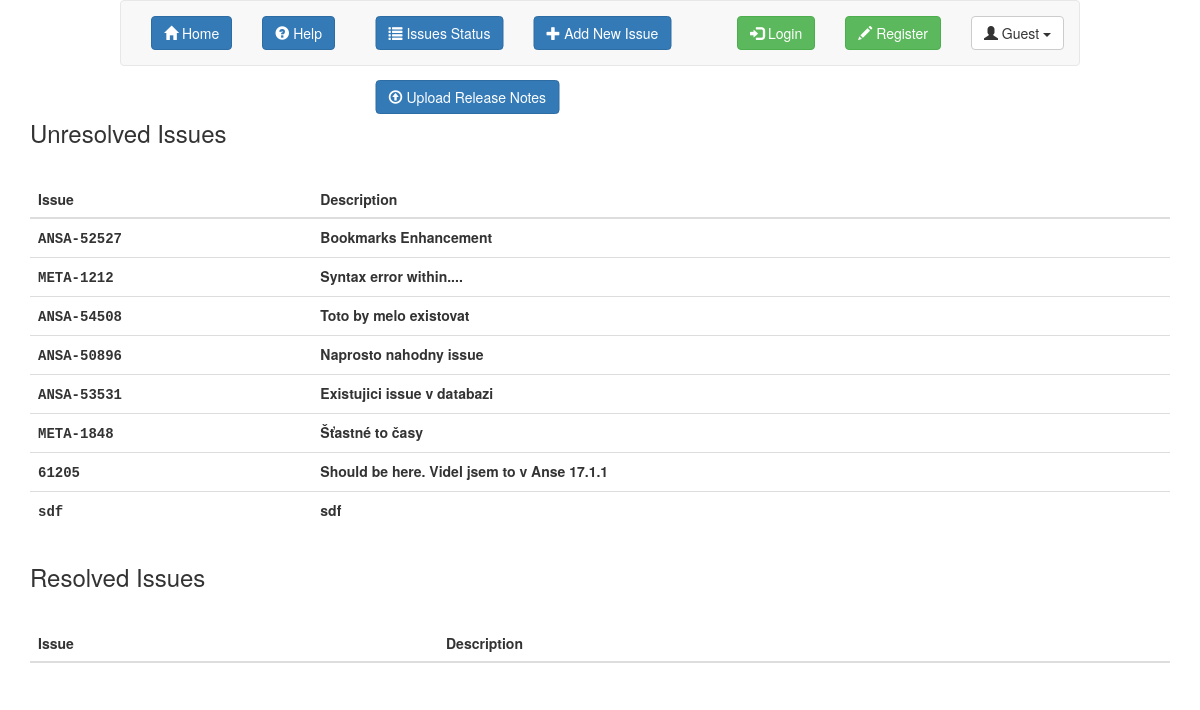
The page /issue_status/ on the database its author committed.
### tables this page shows
CREATE TABLE issues (
  id INTEGER PRIMARY KEY autoincrement,
  issue TEXT not null,
  description TEXT not null);

### __init__.py (the view)
@app.route('/issue_status/')
def issue_status():
    cur, db = get_db(cursor=True)
    issues = cur.execute("SELECT * FROM issues").fetchall()
    resolved, unresolved = [], []
    for row in issues:
        idx, issue, description = row
        found = cur.execute("SELECT * FROM resolvedIssues WHERE issue = ?", [issue]).fetchall()
        if len(found) > 0:
            resolved.append(row)
        else:
            unresolved.append(row)
    return render_template('issue_status.html', resolved=resolved, unresolved=unresolved)

### __init__.py (called while the page is built)
def connect_db():
    rv = sqlite3.connect(app.config['DATABASE'])
    rv.row_factory = sqlite3.Row
    return rv

def get_db(cursor=False):
    if not hasattr(g, 'sqlite_db'):
        g.sqlite_db = connect_db()
    if cursor:
        c = g.sqlite_db.cursor()
        return c, g.sqlite_db
    return g.sqlite_db

### templates/issue_status.html (shortened to what this page needs)
{% extends "header.html" %}
{% block body %}
<h3>Unresolved Issues</h3>
<table class="table table-hover">
  <thead>
    <tr>
      <th>Issue</th>
      <th>Description</th>
    </tr>
  </thead>
  <tbody>
    {% for data in unresolved %}
      {% set issue = data[1] %}
      {% set description = data[2] %}
      <tr>
        <th><spam style="font-family: monospace;">{{ issue }}</spam></th>
        <th>{{ description }}</th>
      </tr>
    {% endfor %}
  </tbody>
</table>
<h3>Resolved Issues</h3>
<table class="table table-hover">
  <thead>
    <tr>
      <th>Issue</th>
      <th>Description</th>
    </tr>
  </thead>
</table>
{% endblock %}

### templates/header.html (shortened to what this page needs)
<!DOCTYPE html>
<html lang="en">
<head>
  <link rel="stylesheet" type="text/css" href="{{ url_for('static', filename='css/bootstrap.min.css') }}">
  <link rel="stylesheet" type="text/css" href="{{ url_for('static', filename='css/fileinput.min.css') }}" media="all" />
  <link href="//maxcdn.bootstrapcdn.com/font-awesome/4.2.0/css/font-awesome.min.css" rel="stylesheet">
  <link rel="stylesheet" type="text/css" href="{{ url_for('static', filename='css/custom.css') }}" media="all" />
</head>
<header>
<nav class="navbar navbar-default" role="navigation" style="width: 80%; left: 10%">
  <div class="navbar-collapse collapse">
    <ul class="nav navbar-nav">
      <li>
        <a href="{{ url_for('homepage') }}">
          <button type="button" class="btn btn-primary">
            <span class="glyphicon glyphicon-home"></span>
            <span aria-hidden="true">Home</span>
          </button>
        </a>
      </li>
      <li>
        <a href="{{ url_for('help_page') }}">
          <button type="button" class="btn btn-primary">
            <span class="glyphicon glyphicon-question-sign"></span>
            <span aria-hidden="true">Help</span>
          </button>
        </a>
      </li>
    </ul>
    <ul class="nav navbar-nav navbar-center">
        <li>
          <a href="{{ url_for('issue_status') }}">
            <button type="button" class="btn btn-primary">
            <span class="glyphicon glyphicon-list"></span>
              <span aria-hidden="true">Issues Status</span>
            </button>
          </a>
        </li>
        <li>
          <a href="{{ url_for('issue_add_new') }}">
            <button type="button" class="btn btn-primary">
              <span class="glyphicon glyphicon-plus"></span>
              <span aria-hidden="true">Add New Issue</span>
            </button>
          </a>
        </li>
        <li>
          <a href="{{ url_for('upload_release_changes') }}">
            <button type="button" class="btn btn-primary">
            <span class="glyphicon glyphicon-upload"></span>
              <span aria-hidden="true">Upload Release Notes</span>
            </button>
          </a>
        </li>
    </ul>
    <ul class="nav navbar-nav navbar-right">
      {% if session.logged_in %}
      <li>
        <a href="{{ url_for('logout') }}">
          <button type="button" class="btn btn-danger">
            <span class="glyphicon glyphicon-log-out"></span>
            Logout
          </button>
        </a>
      </li>
      {% else %}
      <li>
        <a href="{{ url_for('login') }}">
          <button type="button" class="btn btn-success">
            <span class="glyphicon glyphicon-log-in"></span>
            Login
          </button>
        </a>
      </li>
      <li>
        <a href="{{ url_for('register_page') }}">
          <button type="button" class="btn btn-success">
            <span class="glyphicon glyphicon-pencil"></span>
            Register
          </button>
        </a>
      </li>
      {% endif %}
      <li class="dropdown">
        <a href="#" class="dropdown-toggle" data-toggle="dropdown" role="button" aria-haspopup="true" aria-expanded="false">
          <button type="button" class="btn btn-default">
            <span class="glyphicon glyphicon-user"></span>
            {% if session.logged_in %} &nbsp;{{ session.username }} {% else %} Guest {% endif %} <span class="caret"></span>
          </button>
        </a>
      </li>
    </ul>
  </div>
</nav>
</header>
<body>
  <div class="container" style="min-height:100% max-width=80%">
  {% block body %}{% endblock %}
  </div>
</body>

### static/css/custom.css (style rules this page uses)
@media (min-width: 768px) { .navbar-nav.navbar-center { position: absolute; left: 50%; transform: translatex(-50%); } }
h3 { margin-top: 3%; margin-bottom: 3%; }

### rows shown on the page
issues: issue "ANSA-52527", description "Bookmarks Enhancement"
issues: issue "META-1212", description "Syntax error within...."
issues: issue "ANSA-54508", description "Toto by melo existovat"
issues: issue "ANSA-50896", description "Naprosto nahodny issue"
issues: issue "ANSA-53531", description "Existujici issue v databazi"
issues: issue "META-1848", description "Šťastné to časy"
issues: issue "61205", description "Should be here. Videl jsem to v Anse 17.1.1"
issues: issue "sdf", description "sdf"
